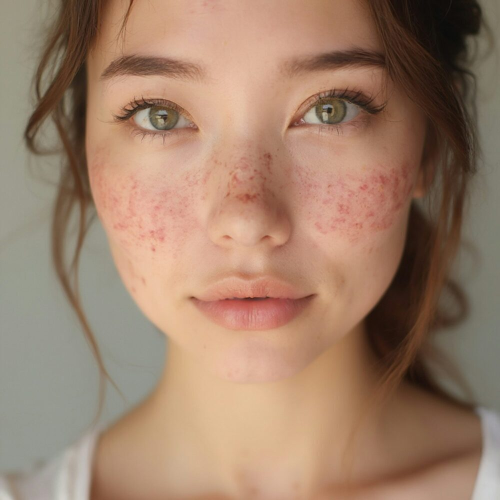
//> input picture face.jpeg, 1000 x 1000 px (shown at 1/2 size)
$ ./filter   (built with g++ and OpenCV 4)
//> lines starting //> are read from the running program, lines starting //| are printed output that depends on the picture
#include <opencv2/opencv.hpp>
#include <iostream>
#include <algorithm>

using namespace cv;
using namespace std;

// 전역 변수
Mat original_image, spot_smoothed_image;
Rect face_roi;
Point last_point;
bool drawing = false;
double display_ratio = 1.0;

// 트랙바 변수
int sharpen_strength = 0;
int bw_on = 0;
int eye_squeeze = 0;

// 캐스케이드 분류기
CascadeClassifier face_cascade, eye_cascade;

// 유틸: Mat 크기 유효성 검사
// [6 lines left out: function isValidSize, not called in this run]

// 유틸: 안전한 Rect 생성
Rect safeRect(int x, int y, int w, int h, int maxW, int maxH) {
    if (w <= 0 || h <= 0) return Rect();
    if (x < -1000000 || y < -1000000 || x > 1000000 || y > 1000000) return Rect();
    Rect r(x, y, w, h);
    Rect bounds(0, 0, maxW, maxH);
    r &= bounds;
    if (r.width <= 0 || r.height <= 0) return Rect();
    return r;
}

// 이미지 선명도 보정
// [115 lines left out: functions sharpen, correctEyes, applySmoothSpot, not called in this run]

// 트랙바 콜백
void on_trackbar(int, void*) {
    if (spot_smoothed_image.empty() || original_image.empty()) return;

    Mat current = spot_smoothed_image.clone();
    if (face_roi.width <= 0 || face_roi.height <= 0) return;

    Rect safe_face = safeRect(face_roi.x, face_roi.y, face_roi.width, face_roi.height, current.cols, current.rows);
    if (safe_face.empty()) return;

    Mat face_area = current(safe_face);
    if (sharpen_strength > 0) sharpen(face_area, sharpen_strength);

    float factor = eye_squeeze / 100.0f;
    if (factor > 0) correctEyes(current, safe_face, factor);

    if (bw_on > 0) {
        cvtColor(current, current, COLOR_BGR2GRAY);
        cvtColor(current, current, COLOR_GRAY2BGR);
    }

    Mat combined;
    try {
        hconcat(original_image, current, combined);
    } catch (const cv::Exception& e) {
        cerr << "[on_trackbar] hconcat failed: " << e.what() << endl;
        return;
    }

    const int MAX_WIDTH = 1600;
    if (combined.cols > MAX_WIDTH) {
        display_ratio = (double)MAX_WIDTH / combined.cols;
        if (display_ratio <= 0 || display_ratio > 1.0) display_ratio = 1.0;
        resize(combined, combined, Size(), display_ratio, display_ratio, INTER_AREA);
    } else {
        display_ratio = 1.0;
    }

    imshow("증명사진 보정", combined);
}

// 마우스 콜백
// [38 lines left out: function on_mouse, not called in this run]

int main() {
    original_image = imread("face.jpeg");
//> original_image is the input picture: 1000 rows x 1000 cols, CV_8UC3; mean B, G, R 106.7, 128.1, 158.5
    if (original_image.empty()) {
        cout << "이미지(face.jpeg)를 불러올 수 없습니다." << endl;
        return -1;
    }

    const int MAX_DIMENSION = 1000;
    if (original_image.cols > MAX_DIMENSION || original_image.rows > MAX_DIMENSION) {
        double scale = (double)MAX_DIMENSION / max(original_image.cols, original_image.rows);
        resize(original_image, original_image, Size(), scale, scale, INTER_AREA);
    }

    if (!face_cascade.load("haarcascade_frontalface_default.xml") ||
        !eye_cascade.load("haarcascade_eye.xml")) {
        cout << "분류기를 로드할 수 없습니다." << endl;
        return -1;
    }

    Mat gray;
    cvtColor(original_image, gray, COLOR_BGR2GRAY);
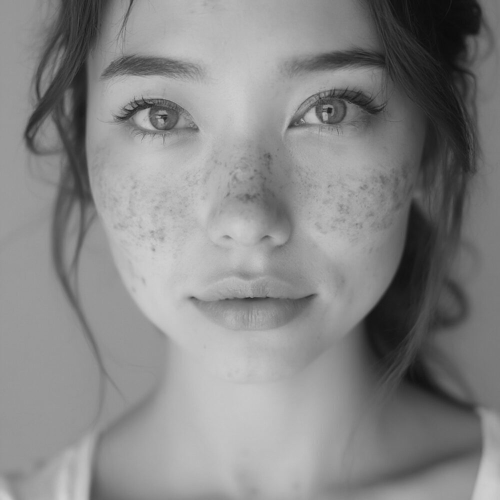
//> gray: 1000 rows x 1000 cols, CV_8UC1 (shown at 1/2 size); min 10, max 208, mean 134.8
    equalizeHist(gray, gray);
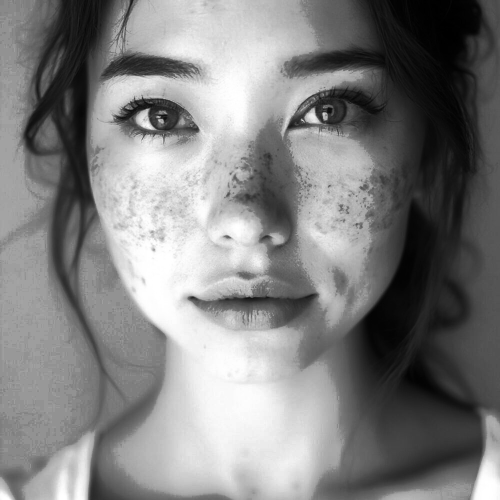
//> gray: 1000 rows x 1000 cols, CV_8UC1 (shown at 1/2 size); min 0, max 255, mean 128.6
    vector<Rect> faces;
    face_cascade.detectMultiScale(gray, faces, 1.1, 5, 0, Size(80, 80));
//> faces = 5 Rects (x, y, width, height): [182, 355, 127, 127], [526, 31, 262, 262], [145, 10, 326, 326], [174, 259, 440, 440], [101, 10, 767, 767]
    if (!faces.empty()) {
        Rect f = faces[0];
//> f = Rect(182, 355, 127, 127)
        Rect safe_f = safeRect(f.x, f.y, f.width, f.height, original_image.cols, original_image.rows);
//> safe_f = Rect(182, 355, 127, 127)
        face_roi = safe_f.empty() ? Rect(0, 0, original_image.cols, original_image.rows) : safe_f;
//> face_roi = Rect(182, 355, 127, 127)
    } else {
        face_roi = Rect(0, 0, original_image.cols, original_image.rows);
    }

    spot_smoothed_image = original_image.clone();

    namedWindow("증명사진 보정", WINDOW_AUTOSIZE);
    setMouseCallback("증명사진 보정", on_mouse, NULL);
    createTrackbar("이미지 선명도", "증명사진 보정", &sharpen_strength, 10, on_trackbar);
    createTrackbar("흑백", "증명사진 보정", &bw_on, 1, on_trackbar);
    createTrackbar("눈 크기", "증명사진 보정", &eye_squeeze, 100, on_trackbar);

    on_trackbar(0, 0);
//> in on_trackbar, `Mat face_area = current(safe_face);`:
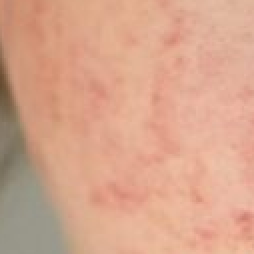
//> face_area: 127 rows x 127 cols, CV_8UC3 (shown 2 times larger); mean B, G, R 140.5, 164.9, 215.1
//> in on_trackbar, `hconcat(original_image, current, combined);`:
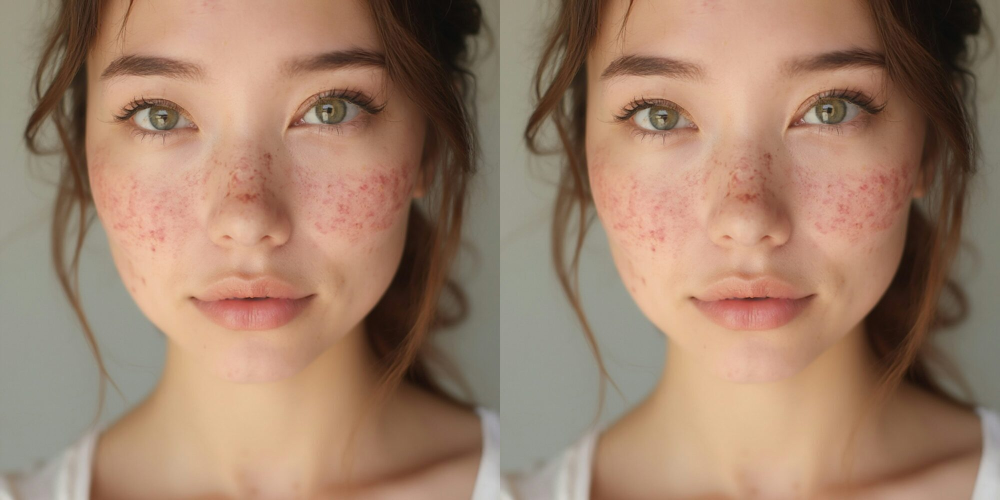
//> combined: 1000 rows x 2000 cols, CV_8UC3 (shown at 1/2 size); mean B, G, R 106.7, 128.1, 158.5

    cout << "\n[스팟 복구 사용법]" << endl;
    cout << "마우스를 드래그하여 잡티 영역을 부드럽게 하세요." << endl;
    cout << "'r' 키를 누르면 모든 보정을 리셋합니다. 'q' 또는 'ESC' 키로 종료합니다." << endl;

    while (true) {
        int key = waitKey(0);
//> the 'q' key is pressed
        if (key == 'q' || key == 27) break;
        else if (key == 'r') {
            spot_smoothed_image = original_image.clone();
            sharpen_strength = 0;
            bw_on = 0;
            eye_squeeze = 0;
            on_trackbar(0, 0);
        }
    }

    destroyAllWindows();
    return 0;
}
